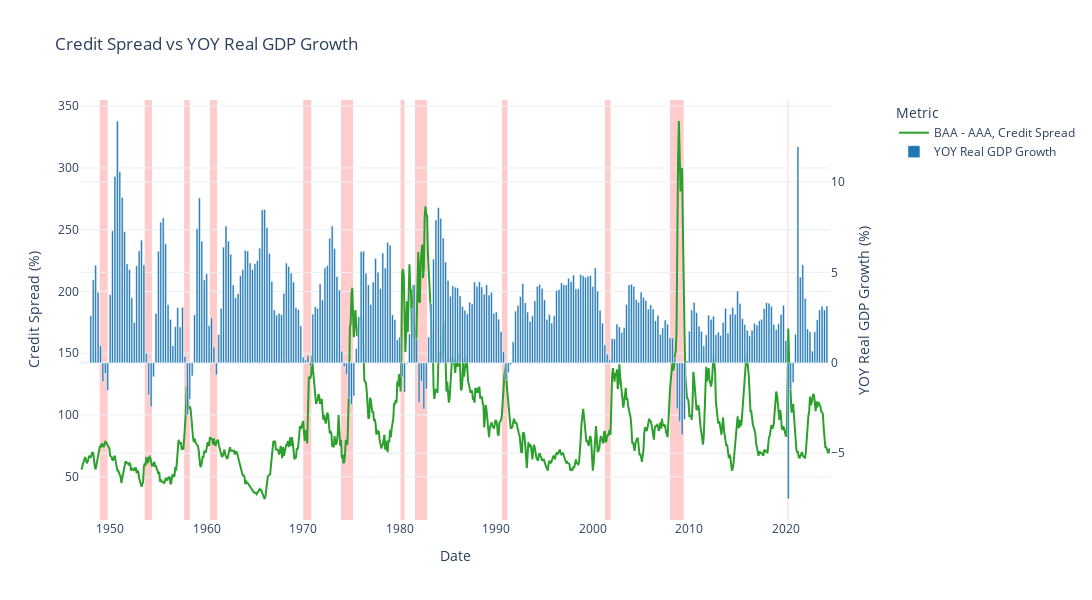

The cell this chart's notebook holds for it:
### Code cell
from plotly.subplots import make_subplots
import plotly.graph_objects as go

# Assuming 'spread' and 'real_gdp' DataFrames are already created

# Create a subplot with 1 row and 1 column with a secondary y-axis
fig = make_subplots(rows=1, cols=1, specs=[[{"secondary_y": True}]])

# Trace for Credit Spread, which will use the left y-axis (default)
fig.add_trace(go.Scatter(
    x=spread.index, 
    y=spread["credit_spread"], 
    mode='lines', 
    name="BAA - AAA, Credit Spread",
    line=dict(color="#2ca02c")  # A nice shade of green
), row=1, col=1, secondary_y=False)  # 'secondary_y=False' indicates left y-axis

# Trace for YOY Real GDP Growth as a bar chart, which will use the right y-axis
fig.add_trace(go.Bar(
    x=real_gdp.index, 
    y=real_gdp["yoy_change"], 
    name="YOY Real GDP Growth",
    marker=dict(color="#1f77b4")  # A nice shade of blue
), row=1, col=1, secondary_y=True)  # 'secondary_y=True' indicates right y-axis

# Set the titles for both y-axes
fig.update_yaxes(title_text="Credit Spread (%)", secondary_y=False)
fig.update_yaxes(title_text="YOY Real GDP Growth (%)", secondary_y=True)


# Add recession period rectangles if you have them defined
for start, end in recession_periods:
    fig.add_vrect(
        x0=start, x1=end,
        fillcolor="red", opacity=0.2,
        layer="below", line_width=0,
        row=1, col=1
    )


# Update the layout of the figure
fig.update_layout(
    title="Credit Spread vs YOY Real GDP Growth",
    xaxis_title="Date",
    template="plotly_white",
    legend_title="Metric",
    barmode='group',
    width=1500,
    height=600
)

# Show the plot (if running in a Jupyter environment, otherwise use fig.show())
fig.show()

### Figure 1 — Plotly figure (JSON) as saved in the notebook; plotly's stock layout.template omitted (floating-point values rounded to 4 significant figures; data arrays with more than 128 entries replaced by an {"elided": "..."} marker saying what was removed)
{"data": [{"line": {"color": "#2ca02c"}, "mode": "lines", "name": "BAA - AAA, Credit Spread", "type": "scatter", "x": {"elided": "932 str values"}, "xaxis": "x", "y": {"elided": "932 float values"}, "yaxis": "y"}, {"marker": {"color": "#1f77b4"}, "name": "YOY Real GDP Growth", "type": "bar", "x": {"elided": "310 str values"}, "xaxis": "x", "y": {"elided": "310 float values"}, "yaxis": "y2"}], "layout": {"barmode": "group", "height": 600, "legend": {"title": {"text": "Metric"}}, "shapes": [{"fillcolor": "red", "layer": "below", "line": {"width": 0}, "opacity": 0.2, "type": "rect", "x0": "1948-12-01T00:00:00", "x1": "1949-10-01T00:00:00", "xref": "x", "y0": 0, "y1": 1, "yref": "y domain"}, {"fillcolor": "red", "layer": "below", "line": {"width": 0}, "opacity": 0.2, "type": "rect", "x0": "1953-08-01T00:00:00", "x1": "1954-05-01T00:00:00", "xref": "x", "y0": 0, "y1": 1, "yref": "y domain"}, {"fillcolor": "red", "layer": "below", "line": {"width": 0}, "opacity": 0.2, "type": "rect", "x0": "1957-09-01T00:00:00", "x1": "1958-04-01T00:00:00", "xref": "x", "y0": 0, "y1": 1, "yref": "y domain"}, {"fillcolor": "red", "layer": "below", "line": {"width": 0}, "opacity": 0.2, "type": "rect", "x0": "1960-05-01T00:00:00", "x1": "1961-02-01T00:00:00", "xref": "x", "y0": 0, "y1": 1, "yref": "y domain"}, {"fillcolor": "red", "layer": "below", "line": {"width": 0}, "opacity": 0.2, "type": "rect", "x0": "1970-01-01T00:00:00", "x1": "1970-11-01T00:00:00", "xref": "x", "y0": 0, "y1": 1, "yref": "y domain"}, {"fillcolor": "red", "layer": "below", "line": {"width": 0}, "opacity": 0.2, "type": "rect", "x0": "1973-12-01T00:00:00", "x1": "1975-03-01T00:00:00", "xref": "x", "y0": 0, "y1": 1, "yref": "y domain"}, {"fillcolor": "red", "layer": "below", "line": {"width": 0}, "opacity": 0.2, "type": "rect", "x0": "1980-02-01T00:00:00", "x1": "1980-07-01T00:00:00", "xref": "x", "y0": 0, "y1": 1, "yref": "y domain"}, {"fillcolor": "red", "layer": "below", "line": {"width": 0}, "opacity": 0.2, "type": "rect", "x0": "1981-08-01T00:00:00", "x1": "1982-11-01T00:00:00", "xref": "x", "y0": 0, "y1": 1, "yref": "y domain"}, {"fillcolor": "red", "layer": "below", "line": {"width": 0}, "opacity": 0.2, "type": "rect", "x0": "1990-08-01T00:00:00", "x1": "1991-03-01T00:00:00", "xref": "x", "y0": 0, "y1": 1, "yref": "y domain"}, {"fillcolor": "red", "layer": "below", "line": {"width": 0}, "opacity": 0.2, "type": "rect", "x0": "2001-04-01T00:00:00", "x1": "2001-11-01T00:00:00", "xref": "x", "y0": 0, "y1": 1, "yref": "y domain"}, {"fillcolor": "red", "layer": "below", "line": {"width": 0}, "opacity": 0.2, "type": "rect", "x0": "2008-01-01T00:00:00", "x1": "2009-06-01T00:00:00", "xref": "x", "y0": 0, "y1": 1, "yref": "y domain"}, {"fillcolor": "red", "layer": "below", "line": {"width": 0}, "opacity": 0.2, "type": "rect", "x0": "2020-03-01T00:00:00", "x1": "2020-04-01T00:00:00", "xref": "x", "y0": 0, "y1": 1, "yref": "y domain"}], "title": {"text": "Credit Spread vs YOY Real GDP Growth"}, "width": 1500, "xaxis": {"anchor": "y", "domain": [0, 0.94], "title": {"text": "Date"}}, "yaxis": {"anchor": "x", "domain": [0, 1], "title": {"text": "Credit Spread (%)"}}, "yaxis2": {"anchor": "x", "overlaying": "y", "side": "right", "title": {"text": "YOY Real GDP Growth (%)"}}}}
